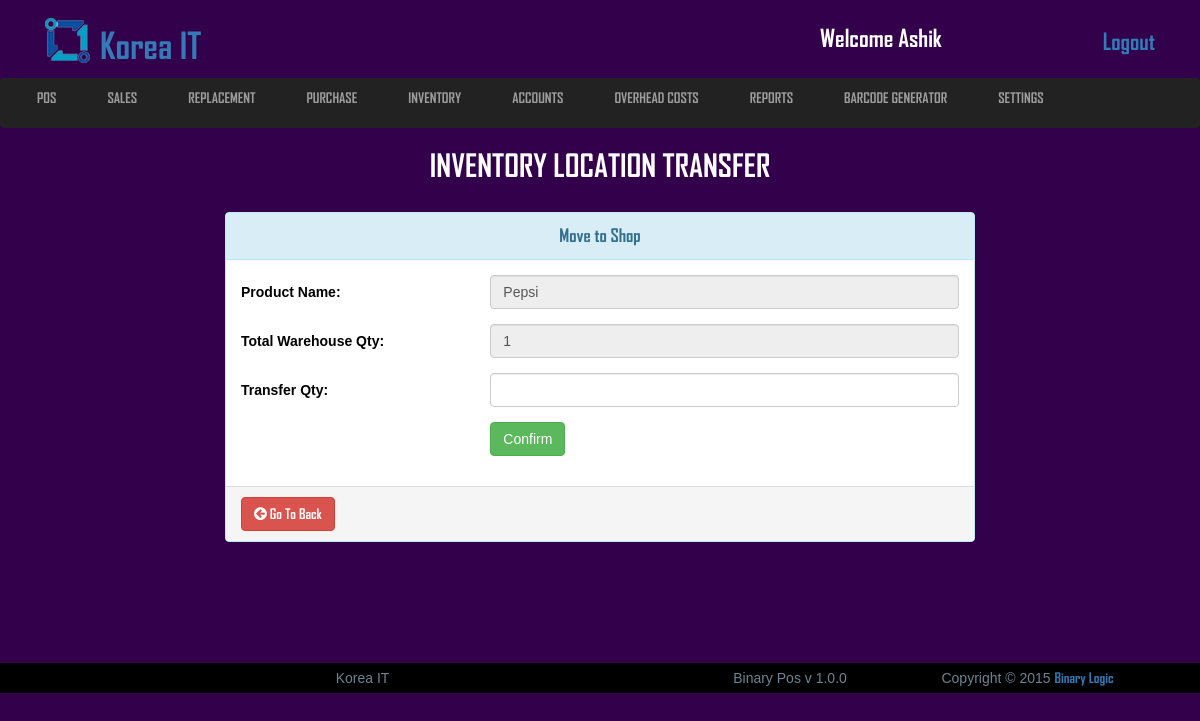
The app's page /view/move-shop-modal.php?sl_no=66 (signed in) with its own data.
### tables this page shows
CREATE TABLE `logo_section` (
  `id` int(11) NOT NULL,
  `image` varchar(255) NOT NULL,
  `name` varchar(100) NOT NULL
);

CREATE TABLE `inventory` (
  `sl_no` int(255) NOT NULL,
  `barcode` varchar(50) NOT NULL,
  `product_name` varchar(50) NOT NULL,
  `category` varchar(50) NOT NULL,
  `product_code` varchar(50) NOT NULL,
  `brand` varchar(50) DEFAULT NULL,
  `model` varchar(50) DEFAULT NULL,
  `specification` varchar(250) DEFAULT NULL,
  `uom` varchar(50) DEFAULT NULL,
  `purchase_cost_per_unit` varchar(100) NOT NULL,
  `sales_price_per_unit` varchar(100) NOT NULL,
  `warehouse_stock` varchar(25) NOT NULL,
  `shop_stock` varchar(25) NOT NULL,
  `total_stock` varchar(25) NOT NULL,
  `stock_value_on_purchase` varchar(100) NOT NULL,
  `stock_value` varchar(100) NOT NULL,
  `stock_value_on_sale` varchar(100) NOT NULL,
  `purchase_order_ref` varchar(100) NOT NULL,
  `added_by` varchar(50) DEFAULT NULL
);

### view/move-shop-modal.php (the view, shortened to what this page needs)
<?php include('config.php') ?>
<?php
	if(!isset($_REQUEST['sl_no'])){
		header("location:inventory_location_transfer.php");
	}else{
		$id= $_REQUEST['sl_no'];
	}
 ?>
 <?php
	$startement = $db->prepare("SELECT * FROM inventory WHERE sl_no=?");
	$startement->execute(array($id));
	$result = $startement->fetchAll(PDO::FETCH_ASSOC);
		foreach ($result as $row)
?>
 <?php
	$startement = $db->prepare("SELECT * FROM inventory WHERE sl_no=?");
	$startement->execute(array($id));
	$result = $startement->fetchAll(PDO::FETCH_ASSOC);
		foreach ($result as $row)
		$warehouse_stock = $row['warehouse_stock'];
		$product_name = $row['product_name'];
?>
	<?php include('includes/all_link_body.php'); ?>
<header class="header_section">
	<div class="container">
		<div class="row">
			<div class="col-md-12">
				<?php include('includes/header_top.php'); ?>
			</div>
		</div>
	</div>
	<?php include('includes/main_nav.php'); ?>
	<div class="conainer">
		<div class="row">
			<div class="col-md-12">
				<div class="sales_point">
					<h2>inventory Location Transfer</h2>
				</div>
			</div>
		</div>
	</div>
</header>
<section style="min-height:503px;">
	<div class="container">
		<div class="row">
			<div class="col-md-2"></div>
			<div class="col-md-8">
				<div class="panel panel-info">
				  <div class="panel-heading">
				    <h3 class="panel-title"><h4 class="modal-title" style="text-align:center">Move to Shop</h4></h3>
				  </div>
				  <div class="panel-body">
				    <form class="form-horizontal" action="" method="POST">
					  <div class="form-group">
					    <label for="inputProductName3" class="col-sm-4 control-label">Product Name:</label>
					    <div class="col-sm-8">
					      <input type="text" class="form-control" id="inputProductName3" value="<?php echo $product_name; ?>" disabled>
					    </div>
					  </div>
					  <div class="form-group">
					    <label for="inputProductTotalQty3" class="col-sm-4 control-label">Total Warehouse Qty:</label>
					    <div class="col-sm-8">
					      <input name="warehouse_stock" type="number" id="wqty"  class="form-control" value="<?php echo $warehouse_stock; ?>" readonly>
					    </div>
					  </div>
					  <div class="form-group">
					    <label for="inputQty3" class="col-sm-4 control-label">Transfer Qty:</label>
					    <div class="col-sm-8">
					      <input type="number" min="0" max="<?php echo $warehouse_stock;?>" name="tr_shop_qty" class="form-control"  id="shopmove" >
					    </div>
					  </div>
					  <div class="form-group">
					    <div class="col-sm-offset-4 col-sm-8">
					      <button class="btn btn-success" type="submit" name="add" >Confirm</button>
					    </div>
					  </div>
					</form>
				  </div>
				  <div class="panel-footer">
				  	<a href="inventory_location_transfer.php"><button type="button" class="btn btn-danger" data-dismiss="modal"><i class="fa fa-arrow-circle-left"></i> Go To Back</button></a>
				  </div>
				</div>
			</div>
			<div class="col-md-2"></div>
		</div>
	</div>
</section>
   <?php include('includes/footer.php'); ?>

### view/includes/header_top.php (shortened to what this page needs)
<?php include('config.php'); ?>
<div class="header_top">
	<div class="col-md-8">
		<?php
		 	$startement = $db->prepare("SELECT * FROM logo_section WHERE id=1");
		 	$startement->execute();
		 	$result = $startement->fetchAll(PDO::FETCH_ASSOC);
		 	foreach ($result as $row) {
		 		$image = $row['image'];
		 		$name = $row['name'];
		 	}
		  ?>
		<a href="#"><img src="uploads/logo/<?php echo $image; ?>" alt="logo"><h1> <?php echo $name; ?></h1></a>
	</div>
	<div class="col-md-4">
		<ul class="header_top_aside">
			<li><h3>welcome <?php if(isset($_SESSION["username"])){echo $_SESSION["username"];} ?></h3></li>
			<li style="float:right"><a href="index.php">Logout</a></li>
		</ul>
	</div>
</div>

### view/css/style.css (style rules this page uses)
* { margin: 0; padding: 0; }
body { background: #33004B;color: #fff;font-family: 'arial'; }
h1,h2,h3,h4,a { font-family: 'AGENCYB'; }
.panel-body { color: #000; }
.form-horizontal .control-label { text-align: left; }
.row { width: 100%; margin: 0 }
.container { padding: 0; }
.header_section .header_top { width: 100%;overflow: hidden; }
.header_section .header_top a { text-decoration: none; }
.header_section .header_top a img { margin-top: -30px; margin-right: 10px; }
.header_section .header_top a h1 { display: inline-block;margin-top: 20px; }
.header_section .header_top .header_top_aside { width: 100%;overflow: hidden; margin: 20px 0; }
.header_section .header_top .header_top_aside li { list-style: none;float: left;margin-left: 15px; }
.header_section .header_top .header_top_aside li h3 { margin: 0; }
.header_section .header_top .header_top_aside li a { text-decoration: none;font-size: 23px; }
.sales_point { width: 100%;overflow: hidden;margin-bottom: 20px; }
.sales_point h2 { text-align: center;text-transform: uppercase;font-size: 31px; }
header { height: 20vh; }
.header_section { padding-top: 5px; }

### view/move-shop-modal.php (style rules this page uses)
.fa { font-size: 15px; }

### view/includes/header_top.php (style rules this page uses)
h3 { text-transform: capitalize; }
h1 { text-transform: capitalize; }
img { width: 45px;height: 45px; }

### records on screen
logo_section: image (picture), name "Korea IT"
inventory: product_name "Pepsi", warehouse_stock "1"

### other values on screen
$_SESSION["username"] "Ashik"
